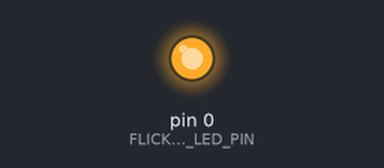
This sketch was run on a simulated Arduino Uno, built with avr-gcc and run on an emulated ATmega328P. Parts: output pins drawn as LEDs (lit = HIGH). Random numbers use the default seed unless the sketch sets one.

Above: at 2.5 s.
At 39.05 s:
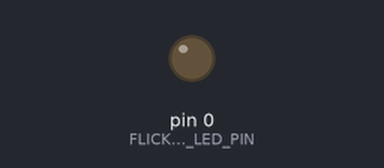
Timing chart, 0 to 40.0 s (numbered marks = the images above):
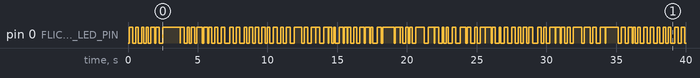

The sketch:

tealight.ino
```cpp
#define FLICKER_LED_PIN 0

// the start of the flicker (low)
static int flicker_low_min = 15;
static int flicker_low_max = 175;

// the end value of the flicker (high)
static int flicker_high_min = 180;
static int flicker_high_max = 256;

// delay between each low-high-low cycle
// low->high |flicker_hold| high->low
static int flicker_hold_min = 20; // milliseconds
static int flicker_hold_max = 80; // milliseconds

// delay after each low-high-low cycle
// low->high->low |flicker_pause| low->high...
static int flicker_pause_min = 100; // milliseconds
static int flicker_pause_max = 200;  // milliseconds

// delay low to high and high to low cycle
static int flicker_speed_min = 800; // microseconds
static int flicker_speed_max = 1000; // microseconds

void setup() {
  pinMode(FLICKER_LED_PIN, OUTPUT);
}

int flicker_random_low_start = 0;
int flicker_random_low_end = 0;
int flicker_random_high = 0;
int flicker_random_speed_start = 0;
int flicker_random_speed_end = 0;

void loop() {

  // random time for low
  flicker_random_low_start = random(flicker_low_min, flicker_low_max);
  flicker_random_low_end = random(flicker_low_min, flicker_low_max);

  // random time for high
  flicker_random_high = random(flicker_high_min, flicker_high_max);

  // random time for speed
  flicker_random_speed_start = random(flicker_speed_min, flicker_speed_max);
  flicker_random_speed_end = random(flicker_speed_min, flicker_speed_max);

  // low -> high
  for (int i = flicker_random_low_start; i < flicker_random_high; i++) {
    analogWrite(FLICKER_LED_PIN, i);
    delayMicroseconds(flicker_random_speed_start);
  }

  // hold
  delay(random(flicker_hold_min, flicker_hold_max));

  // high -> low
  for (int i = flicker_random_high; i >= flicker_random_low_end; i--) {
    analogWrite(FLICKER_LED_PIN, i);
    delayMicroseconds(flicker_random_speed_end);
  }

  // pause
  delay(random(flicker_pause_min, flicker_pause_max));
}
```

Measured:
- by itself, pin 0 (FLICKER_LED_PIN): LOW → HIGH at 0.09 s, → LOW 0.26 s later, → HIGH 0.20 s later, → LOW 0.16 s later, … (170 changes in this stretch)
